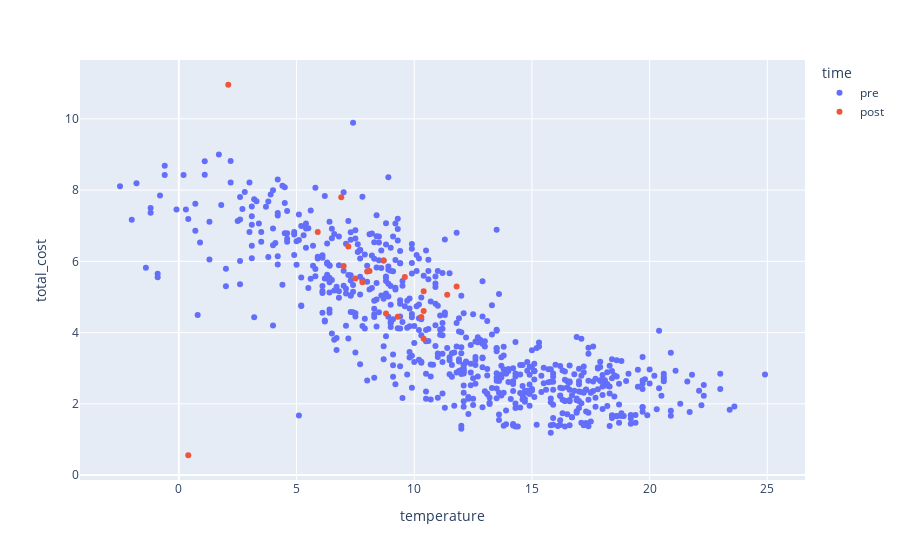

The notebook cell saved with this chart:
### Code cell
import plotly.express as px

tmp = (
    df.merge(weather, left_index=True, right_index=True)
    .reset_index()

    .assign(
        date=lambda x: pd.to_datetime(x["date"]),
        pre=lambda x: x['date'] < pd.to_datetime("2024-10-28"),
        post=lambda x: x['date'] >= pd.to_datetime("2024-11-01"),
        time=lambda x: x.pre.replace({True: "pre", False: "post"}),
    )
    .loc[lambda x: x["pre"] | x["post"]]
    .reset_index()
    .pipe(
        px.scatter,
        x="temperature",
        y="total_cost",
        color="time",
    )
)

tmp

### Figure 1 — Plotly figure (JSON) as saved in the notebook; plotly's stock layout.template omitted (floating-point values rounded to 4 significant figures; data arrays with more than 128 entries replaced by an {"elided": "..."} marker saying what was removed)
{"data": [{"hovertemplate": "time=pre<br>temperature=%{x}<br>total_cost=%{y}<extra></extra>", "legendgroup": "pre", "marker": {"color": "#636efa", "symbol": "circle"}, "mode": "markers", "name": "pre", "orientation": "v", "showlegend": true, "type": "scatter", "x": {"elided": "676 float values"}, "xaxis": "x", "y": {"elided": "676 float values"}, "yaxis": "y"}, {"hovertemplate": "time=post<br>temperature=%{x}<br>total_cost=%{y}<extra></extra>", "legendgroup": "post", "marker": {"color": "#EF553B", "symbol": "circle"}, "mode": "markers", "name": "post", "orientation": "v", "showlegend": true, "type": "scatter", "x": [9.6, 11.8, 11.4, 10.4, 10.3, 10.4, 10.4, 8.7, 6.9, 8.8, 8.1, 7.8, 7.5, 9.3, 7, 8, 7.2, 5.9, 2.1, 0.4], "xaxis": "x", "y": [5.562, 5.295, 5.06, 5.161, 4.436, 4.605, 3.829, 6.024, 7.798, 4.539, 5.732, 5.415, 5.519, 4.448, 5.866, 5.714, 6.418, 6.825, 10.96, 0.557], "yaxis": "y"}], "layout": {"legend": {"title": {"text": "time"}, "tracegroupgap": 0}, "margin": {"t": 60}, "xaxis": {"anchor": "y", "domain": [0, 1], "title": {"text": "temperature"}}, "yaxis": {"anchor": "x", "domain": [0, 1], "title": {"text": "total_cost"}}}}
